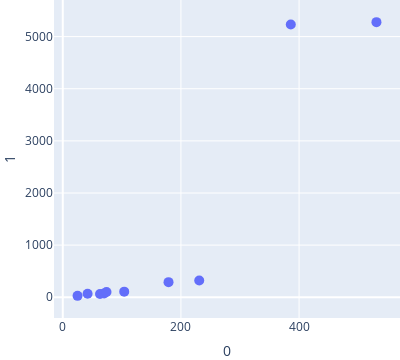

The cell this chart's notebook holds for it:
### Code cell
fig = px.scatter(p, x=0, y=1, 
                
                   )

fig.update_layout(margin=dict(l=0, r=0, b=0, t=0), width=400)
fig.update_traces(marker_size=10)
#fig.update_xaxes(range=[-12,12],  scaleratio=1,)
#fig.update_yaxes(range=[-12,12],  scaleratio=1,)
fig.show()

### Figure 1 — Plotly figure (JSON) as saved in the notebook; plotly's stock layout.template omitted (floating-point values rounded to 4 significant figures)
{"data": [{"hovertemplate": "0=%{x}<br>1=%{y}<extra></extra>", "legendgroup": "", "marker": {"color": "#636efa", "size": 10, "symbol": "circle"}, "mode": "markers", "name": "", "orientation": "v", "showlegend": false, "type": "scatter", "x": [25, 42, 70, 179, 386, 63, 74, 104, 231, 531], "xaxis": "x", "y": [27, 67, 74, 290, 5232, 61, 102, 108, 323, 5277], "yaxis": "y"}], "layout": {"height": 360, "legend": {"tracegroupgap": 0}, "margin": {"b": 0, "l": 0, "r": 0, "t": 0}, "width": 400, "xaxis": {"anchor": "y", "autorange": true, "domain": [0, 1], "range": [-14.94, 570.9], "title": {"text": "0"}, "type": "linear"}, "yaxis": {"anchor": "x", "autorange": true, "domain": [0, 1], "range": [-397.0, 5701.0], "title": {"text": "1"}, "type": "linear"}}}
